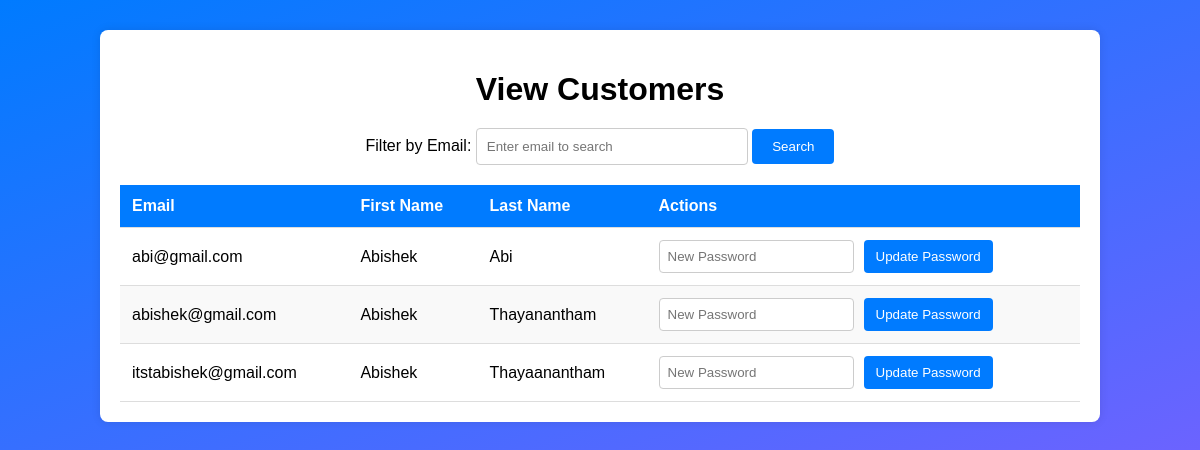
Screenshot of /view_customers.php (signed in) with the database file from the repository.
### tables this page shows
CREATE TABLE `customers` (
  `first_name` text NOT NULL,
  `last_name` text NOT NULL,
  `email` varchar(100) NOT NULL,
  `contact_number` int(10) NOT NULL,
  `dob` date NOT NULL,
  `membership` varchar(50) NOT NULL,
  `payment_option` text NOT NULL,
  `password` varchar(255) NOT NULL
);

### view_customers.php (the view, shortened to what this page needs)
<?php
include("dbconfig.php");
$filter_email = isset($_GET['filter_email']) ? $_GET['filter_email'] : '';
$query = "SELECT email, first_name, last_name FROM customers";
$stmt = $conn->prepare($query);
$stmt->execute();
$result = $stmt->get_result();
?>
<!DOCTYPE html>
<html lang="en">
<head>
    <link rel="stylesheet" href="view_customers_style.css">
</head>
<body>
    <div class="container">
        <h1>View Customers</h1>
        <form method="GET" class="filter-form">
            <label for="filter_email">Filter by Email:</label>
            <input type="text" name="filter_email" id="filter_email" placeholder="Enter email to search" value="<?php echo htmlspecialchars($filter_email); ?>">
            <button type="submit">Search</button>
        </form>
        <table>
            <thead>
                <tr>
                    <th>Email</th>
                    <th>First Name</th>
                    <th>Last Name</th>
                    <th>Actions</th>
                </tr>
            </thead>
            <tbody>
                <?php if ($result->num_rows > 0): ?>
                    <?php while ($row = $result->fetch_assoc()): ?>
                        <tr>
                            <td><?php echo htmlspecialchars($row['email']); ?></td>
                            <td><?php echo htmlspecialchars($row['first_name']); ?></td>
                            <td><?php echo htmlspecialchars($row['last_name']); ?></td>
                            <td>
                                <form method="POST" class="update-form">
                                    <input type="password" name="new_password" placeholder="New Password" required>
                                    <button type="submit" name="update_password">Update Password</button>
                                </form>
                            </td>
                        </tr>
                    <?php endwhile; ?>
                <?php else: ?>
                    <tr>
                        <td colspan="4">No customers found.</td>
                    </tr>
                <?php endif; ?>
            </tbody>
        </table>
    </div>
</body>
</html>

### view_customers_style.css (style rules this page uses)
body { font-family: Arial, sans-serif; background: linear-gradient(to bottom right, #007bff, #6c63ff); margin: 0; padding: 0; }
.container { width: 80%; margin: 30px auto; padding: 20px; background-color: white; border-radius: 8px; box-shadow: 0 0 10px rgba(0, 0, 0, 0.1); }
h1 { text-align: center; margin-bottom: 20px; }
.filter-form { text-align: center; margin-bottom: 20px; }
.filter-form input { padding: 10px; width: 250px; border-radius: 4px; border: 1px solid #ccc; }
.filter-form button { padding: 10px 20px; border: none; border-radius: 4px; background-color: #007bff; color: white; cursor: pointer; }
table { width: 100%; border-collapse: collapse; margin-top: 20px; }
table th, table td { text-align: left; padding: 12px; border-bottom: 1px solid #ddd; }
table th { background-color: #007bff; color: white; }
table tr:nth-child(even) { background-color: #f9f9f9; }
.update-form { display: flex; gap: 10px; }
.update-form input { padding: 8px; border-radius: 4px; border: 1px solid #ccc; }
.update-form button { padding: 8px 12px; border: none; border-radius: 4px; background-color: #007bff; color: white; cursor: pointer; }

### rows the page displays
customers: email "abi@gmail.com", first_name "Abishek", last_name "Abi"
customers: email "abishek@gmail.com", first_name "Abishek", last_name "Thayanantham"
customers: email "itstabishek@gmail.com", first_name "Abishek", last_name "Thayaanantham"
